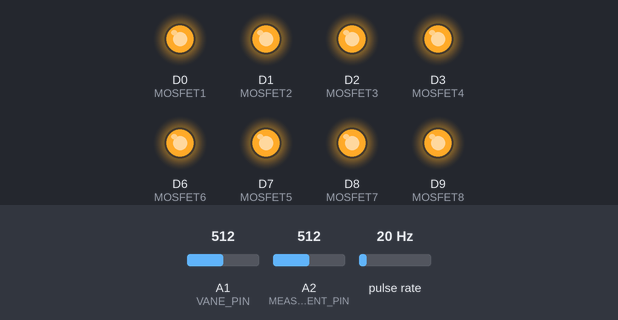
A program run on a simulated Arduino MKR. Parts: output pins drawn as LEDs (lit = HIGH). Wiring (inferred from the names in the program): pulse sensor: data A0. Inputs (shaded band) come from the test bench; at power-on: A2 (MEASUREMENT_PIN) = 512, A1 (VANE_PIN) = 512, pulse rate 20 Hz (analog values on the 0–1023 scale). The local clock reads 2024-03-15 10:24:30 at power-on unless the program sets it; storage starts empty.

Above: at 1.2 s.
1.3 s: A2 (MEASUREMENT_PIN) set to 306
At 2.6 s:
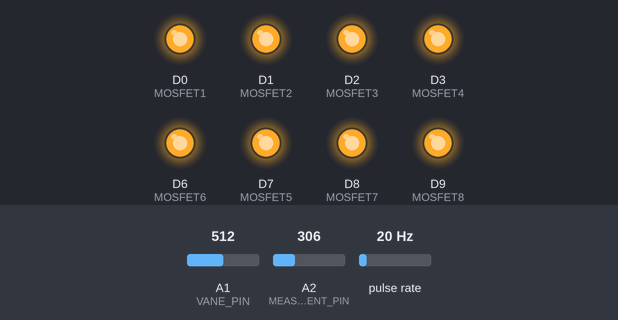
2.9 s: A2 (MEASUREMENT_PIN) set to 0
At 3.4 s:
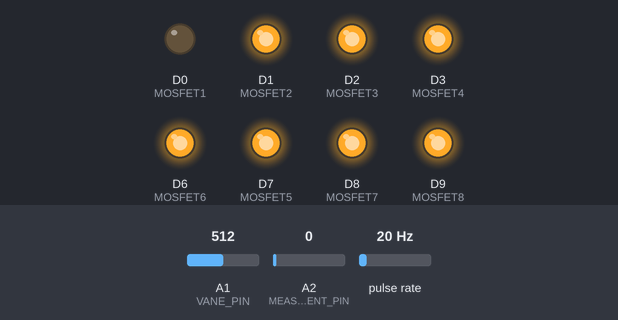
4.4 s: A2 (MEASUREMENT_PIN) set to 18
At 5.5 s:
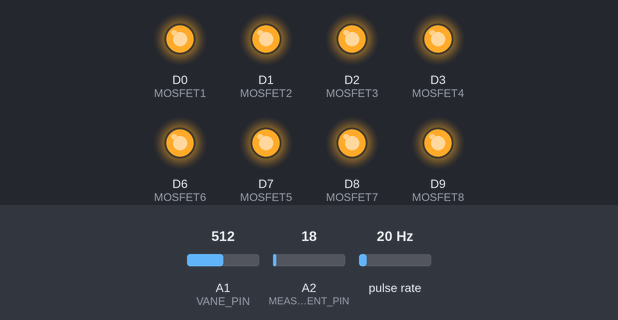
Timing chart, 0 to 7.4 s (numbered marks = the images above; inputs shaded):
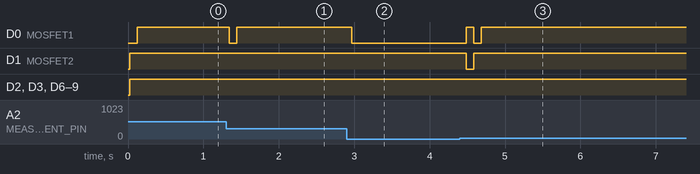

The program:

main.cpp
```cpp
#include <Arduino.h>
#include <SD.h>
#include <RTCZero.h>
#include <ADSWeather.h>
#include <cmath>
#include <bitset>

// Activate Serial Output over USB
// #define DEBUGGING

//Ax Pins for using the Wind Measurement, Digtal Pins for controlling the MOSFETS (via the Logic Level Shifter)
#define ANEMOMETER_PIN A0
#define VANE_PIN A1
#define MEASUREMENT_PIN A2
#define MOSFET1 0
#define MOSFET2 1
#define MOSFET3 2
#define MOSFET4 3
#define MOSFET5 7
#define MOSFET6 6
#define MOSFET7 8
#define MOSFET8 9

// Possible Options depending where the Jumper is placed 1; .27; .132; .055
#define VOLTAGE_DIVIDER 1

// Timeframe (ms) for Wind-sensor calculation and writing to the SD-Card
#define CALC_INTERVAL_SENSOR 1000
// Timeframe (ms) for the Hill-Climbing Algorithm thus the change of resistance
#define CALC_INTERVAL_RESISTOR 100

// Variables for the Timeframe Calculations
unsigned long nextCalcSensor;
unsigned long nextCalcResistance;
unsigned long timer;

// Variables for comparing and saving generated power
double old_power;
double new_power;

// Variable to map from a State to the current resistance and to determine which MOSFETs are on
// rising_res_cycle to determine if the Hill-Climb is climbing or descending
//  MOSFETPINS for correct Mapping to Outputs
int state;
bool rising_res_cycle;
const char MOSFETPINS[8] = {MOSFET1, MOSFET2, MOSFET3, MOSFET4, MOSFET5, MOSFET6, MOSFET7, MOSFET8};

// Time object for using the clock
RTCZero rtc;
/* Change these values to set the current initial time */
const byte seconds = 0;
const byte minutes = 0;
const byte hours = 0;
/* Change these values to set the current initial date */
const byte day = 5;
const byte month = 3;
const byte year = 22;

double calculate_power(double voltage, int state_i);

int count_up(int state_i);

int count_down(int state_i);

void switch_transistors(int state_i);

// Initialize the Class for the Weather Station
ADSWeather adsWeather(VANE_PIN, ANEMOMETER_PIN);

void setup() {
    // Use a Higher Resolution for the ADCs (8 would be standard)
    analogReadResolution(12);
    // Interrupt for Wind speed Measurement
    attachInterrupt(digitalPinToInterrupt(ANEMOMETER_PIN), adsWeather.countAnemometer,
                    FALLING); //.countAnemometer is the ISR for the anemometer.
    // Look if the SD-Card is reachable
    if (!SD.begin(SDCARD_SS_PIN)) {
        pinMode(1, OUTPUT);
        digitalWrite(1, HIGH);
    } else {
        if (SD.exists("datalog.txt")) {
            File dataFile = SD.open("datalog.txt", FILE_WRITE);
            dataFile.println("New Initialization");
            dataFile.close();
        }
    }
    // Initialize Output Pins
    pinMode(MOSFET1, OUTPUT);
    pinMode(MOSFET2, OUTPUT);
    pinMode(MOSFET3, OUTPUT);
    pinMode(MOSFET4, OUTPUT);
    pinMode(MOSFET5, OUTPUT);
    pinMode(MOSFET6, OUTPUT);
    pinMode(MOSFET7, OUTPUT);
    pinMode(MOSFET8, OUTPUT);
    pinMode(MEASUREMENT_PIN, INPUT);
    // Starting value for the Hill Climb, (255 equals lowest possible resistance, thus we try to climb)
    state = 255;
    rising_res_cycle = true;
    // initialize RTC, set Time and Date
    rtc.begin();
    rtc.setTime(hours, minutes, seconds);
    rtc.setDate(day, month, year);
    // Calculate the next time to write to the SD-Card and calculate Wind-Speed
    nextCalcSensor = millis() + CALC_INTERVAL_SENSOR;

#ifdef DEBUGGING
    Serial.begin(9600);
#endif
}

void loop() {
    timer = millis();

    long windDirection;
    long windSpeed;
    int windGust;

    String dataString = ""; // For Outputting

    // Update Sensor Values, call as often as possible.
    adsWeather.update();

    if (timer > nextCalcResistance) {
        // Calculate the next time to change the Resistor Cascade.
        nextCalcResistance = timer + CALC_INTERVAL_RESISTOR;
        // Calculate the current generated Power, with the current state and the new measured voltage.
        double volt = analogRead(MEASUREMENT_PIN) * 3.3 / 4095;
        new_power = calculate_power(volt, state);

        // Hill-Climbing Decision, if the previous climb/fall was useful continue, else turn in the other direction.
        if (new_power > old_power) {
            if (rising_res_cycle) {
                state = count_down(state);
            } else {
                state = count_up(state);
            }
        } else if (new_power < old_power) {
            if (rising_res_cycle) {
                state = count_up(state);
            } else {
                state = count_down(state);
            }
            rising_res_cycle = (!rising_res_cycle);
        }

        // Switch the MOSFETs according to the previous made decision.
        switch_transistors(state);
        // Save the current power for the next decision in the next iteration.
        old_power = new_power;
    }

    if (timer > nextCalcSensor) {
        // Calc the next time to measure again
        nextCalcSensor = timer + CALC_INTERVAL_SENSOR;

        // Get the Windinfos
        windSpeed = adsWeather.getWindSpeed();
        windDirection = adsWeather.getWindDirection();
        windGust = adsWeather.getWindGust();
        // Calculate voltage.
        double voltage = analogRead(MEASUREMENT_PIN) * 3.3 / 4095;
        // Generate one string to be written to SD-Card
        dataString +=
                String(windSpeed) + "," + String(windGust) + "," + String(windDirection) + "," + new_power +
                "," + String(state) + "," + voltage + "," + rtc.getMonth() + "/" + rtc.getDay() + "," + rtc.getHours() +
                ":" + rtc.getMinutes() + ":" + rtc.getSeconds();
        // Open the File and Write to it
        File dataFile = SD.open("datalog.txt", FILE_WRITE);
        if (dataFile) {
            dataFile.println(dataString);
            dataFile.close();
        }

#ifdef DEBUGGING
        Serial.println(dataString);
#endif
    }

}

double calculate_power(double voltage, int state_i) {
    /** Calculates the power corresponding to the given voltage with the resistance given by a State. Therefore first
     * calculates the corresponding Resistance. (a MOSFET has a Resistance of arround 20mOhms if turned on). **/
    double resistance = 0;
    voltage = voltage / VOLTAGE_DIVIDER;
    std::bitset<8> bin_x(state_i);
    // If i is one the resistance of the MOSFET is taken else the resistance of the corresponding resistor given by 2^i.
    for (int i = 0; i < 8; i++) {
        if (bin_x[0] == 1) {
            resistance += 0.02;
        } else {
            resistance += pow(2, i);
        }
        bin_x >>= 1;
    }
    return (pow(voltage, 2) / resistance);
}

int count_up(int state_i) {
    /** Increase the State state_i by one as long as it's less than 255. **/
    if (state_i == 255) {
        return 255;
    }
    return (state_i + 1);
}

int count_down(int state_i) {
    /** Decrease the State state_i by one as long as it's greater than 0. **/
    if (state_i == 0) {
        return 0;
    }
    return (state_i - 1);
}

void switch_transistors(int state_i) {
    /** Switch the MOSFETs according to the State state_i, for state_i = 0 all MOSFETs should be off thus biggest
     * resistance possible, for state_i = 255 all should be on thus lowest resistance possible. **/
    std::bitset<8> bin_x(state_i);
    for (int i = 0; i < 8; i++) {
        if (bin_x[i] == 1) {
            digitalWrite(MOSFETPINS[i], HIGH);
        } else {
            digitalWrite(MOSFETPINS[i], LOW);
        }
    }
}
```

ADSWeather.h
```cpp
// (licence header left out)
#ifndef ADSWeather_h
#define ADSWeather_h

#include "Arduino.h"


class ADSWeather
{
public:
    ADSWeather(int windDirPin, int windSpdPin);

    int getWindDirection();
    int getWindSpeed();
    int getWindGust();

    void update();

    static void countAnemometer();


private:
    int _windDirPin;
    int _windSpdPin;


    int _windDir;
    int _windSpd;
    unsigned int _windSpdMax;

    unsigned long _nextCalc;
    unsigned long _timer;

    unsigned int _vaneSample[50]; //50 samples from the sensor for consensus averaging
    unsigned int _vaneSampleIdx;
    unsigned int _windDirBin[16];

    unsigned int _gust[30]; //Array of 50 wind speed values to calculate maximum gust speed.
    unsigned int _gustIdx;

    int _readWindDir();
    int _readWindSpd();


    void _setBin(unsigned int windVane);

};


#endif
```

ADSWeather.cpp
```cpp
// (licence header left out)
#include "Arduino.h"
#include "ADSWeather.h"

#define DEBOUNCE_TIME 15
#define CALC_INTERVAL 1000

volatile int _anemometerCounter;
volatile unsigned long last_micros_rg;
volatile unsigned long last_micros_an;


//Initialization routine. This functrion sets up the pins on the Arduino and initializes variables.
ADSWeather::ADSWeather(int windDirPin, int windSpdPin)
{


    //Initialization routine
    _anemometerCounter = 0;
    _gustIdx = 0;
    _vaneSampleIdx = 0;

    _windDirPin = windDirPin;
    _windSpdPin = windSpdPin;


    pinMode(_windSpdPin, INPUT);
    digitalWrite(_windSpdPin, HIGH);

    pinMode(_windDirPin, INPUT);
}

//The update function updates the values of all of the sensor variables. This should be run as frequently as possible
//in the main loop for maximum precision.
void ADSWeather::update()
{
    _timer = millis();
    _vaneSample[_vaneSampleIdx] = analogRead(_windDirPin);
    _vaneSampleIdx++;
    if(_vaneSampleIdx >= 50)
    {
        _vaneSampleIdx=0;
    }
    if(_timer > _nextCalc)
    {
        _nextCalc = _timer + CALC_INTERVAL;

        //UPDATE ALL VALUES
        _windSpd = _readWindSpd();

        _windDir = _readWindDir();

    }
}

//Returns the direction of the wind in degrees.
int ADSWeather::getWindDirection()
{
    return _windDir;
}

//Returns the wind speed.
int ADSWeather::getWindSpeed()
{
    return _windSpd;
}

//Returns the maximum wind gust speed.
int ADSWeather::getWindGust()
{
    return _windSpdMax;
}


//Updates the wind direction internal state.
int ADSWeather::_readWindDir()
{
    unsigned int maximum, sum;
    unsigned char i, j, max_i;

    //Clear wind vane averaging bins
    for(i=0;i<16;i++)
    {
        _windDirBin[i] = 0;
    }

    //Read all samples into bins
    for(i=0;i<50;i++)
    {
        _setBin(_vaneSample[i]);
    }

    //Calculate the weighted average
    //Find the blokc of 5 bins with the highest sum
    maximum = 0;
    for(i=0;i<16;i++)
    {
        //get the sum of the next 5 bins
        sum = 0;
        for(j=0;j<5;j++)
        {
            sum += _windDirBin[(i+j) & 0x0F];
        }
        if(sum > maximum)
        {
            maximum = sum;
            max_i = i;
        }
    }
    sum = 0;
    for(i=1;i<5;i++)
    {
        sum += (_windDirBin[(max_i + i) & 0x0F] * i);
    }
    sum = (((max_i * 45) + ((sum * 45) / maximum)) >> 1) % 360; //Convert into degrees
    return (int) sum;
}


//returns the wind speed since the last calcInterval.
int ADSWeather::_readWindSpd()
{
    unsigned char i;

    long spd = 24;
    spd *= _anemometerCounter;
    spd /= 10;
    _anemometerCounter = 0;
    if(_gustIdx > 29)
    {
        _gustIdx = 0;
    }
    _gust[_gustIdx] = (int) spd;

    for (i = 0; i < 30; i++)
    {
        if (_gust[i] > _windSpdMax) _windSpdMax = _gust[i];
    }
    return (int) spd;
}

//Internal function for calculatin the wind direction using consensus averaging.
void ADSWeather::_setBin(unsigned int windVane)
{
    //Read wind directions into bins
    unsigned char bin;
    if( windVane > 940) bin = 12;     //W
    else if(windVane > 890) bin = 14; //NW
    else if(windVane > 820) bin = 13; //WNW
    else if(windVane > 785) bin = 0;  //N
    else if(windVane > 690) bin = 15; //NNW
    else if(windVane > 630) bin = 10; //SW
    else if(windVane > 590) bin = 11; //WSW
    else if(windVane > 455) bin = 2;  //NE
    else if(windVane > 400) bin = 1;  //NNE
    else if(windVane > 285) bin = 8;  //S
    else if(windVane > 240) bin = 9;  //SSW
    else if(windVane > 180) bin = 6;  //SE
    else if(windVane > 125) bin = 7;  //SSE
    else if(windVane > 90)  bin = 4;  //E
    else if(windVane > 80)  bin = 3;  //ESE
    else bin = 5;
    _windDirBin[bin]++;
}

//ISR for anemometer.
void ADSWeather::countAnemometer()
{
    if((long)(micros() - last_micros_an) >= DEBOUNCE_TIME * 1000)
    {
        _anemometerCounter++;
        last_micros_an = micros();
    }
}
```

Measured:
- after the input at 1.3 s, D0 (MOSFET1): HIGH → LOW at once, → HIGH 0.10 s later
- after the input at 2.9 s, D0 (MOSFET1): HIGH → LOW after 0.06 s
- after the input at 4.4 s, D0 (MOSFET1): LOW → HIGH after 0.08 s, → LOW 0.10 s later, → HIGH 0.10 s later; D1 (MOSFET2): HIGH → LOW after 0.08 s, → HIGH 0.10 s later
